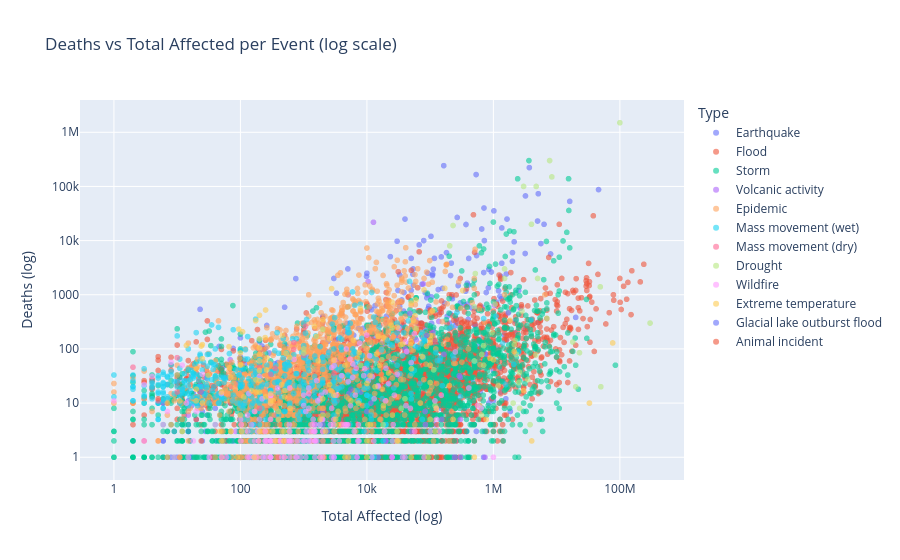

Write notebook code for a chart like this one.
### Markdown cell above
Same we have in our dataset the total of people affected by the event, even if it doesn't end in casualty this is interesting data to have (note that it misses 25% of data, for 1900 - 2026)

### Code cell
scatter_df = df[['disaster_type', 'deaths', 'total_affected', 'country', 'year']].dropna()
scatter_df = scatter_df[(scatter_df['deaths'] > 0) & (scatter_df['total_affected'] > 0)]

fig = px.scatter(
    scatter_df, x='total_affected', y='deaths', color='disaster_type',
    hover_data=['country', 'year'], log_x=True, log_y=True,
    title='Deaths vs Total Affected per Event (log scale)',
    labels={'total_affected': 'Total Affected (log)', 'deaths': 'Deaths (log)', 'disaster_type': 'Type'},
    opacity=0.6
)
fig.show()

### Figure 1 — Plotly figure (JSON) as saved in the notebook; plotly's stock layout.template omitted (floating-point values rounded to 4 significant figures; data arrays with more than 128 entries replaced by an {"elided": "..."} marker saying what was removed)
{"data": [{"customdata": {"elided": "905x2 mixed values"}, "hovertemplate": "Type=Earthquake<br>Total Affected (log)=%{x}<br>Deaths (log)=%{y}<br>country=%{customdata[0]}<br>year=%{customdata[1]}<extra></extra>", "legendgroup": "Earthquake", "marker": {"color": "#636efa", "opacity": 0.6, "symbol": "circle"}, "mode": "markers", "name": "Earthquake", "showlegend": true, "type": "scattergl", "x": {"elided": "905 float values"}, "xaxis": "x", "y": {"elided": "905 float values"}, "yaxis": "y"}, {"customdata": {"elided": "3839x2 mixed values"}, "hovertemplate": "Type=Flood<br>Total Affected (log)=%{x}<br>Deaths (log)=%{y}<br>country=%{customdata[0]}<br>year=%{customdata[1]}<extra></extra>", "legendgroup": "Flood", "marker": {"color": "#EF553B", "opacity": 0.6, "symbol": "circle"}, "mode": "markers", "name": "Flood", "showlegend": true, "type": "scattergl", "x": {"elided": "3839 float values"}, "xaxis": "x", "y": {"elided": "3839 float values"}, "yaxis": "y"}, {"customdata": {"elided": "2606x2 mixed values"}, "hovertemplate": "Type=Storm<br>Total Affected (log)=%{x}<br>Deaths (log)=%{y}<br>country=%{customdata[0]}<br>year=%{customdata[1]}<extra></extra>", "legendgroup": "Storm", "marker": {"color": "#00cc96", "opacity": 0.6, "symbol": "circle"}, "mode": "markers", "name": "Storm", "showlegend": true, "type": "scattergl", "x": {"elided": "2606 float values"}, "xaxis": "x", "y": {"elided": "2606 float values"}, "yaxis": "y"}, {"customdata": [["Japan", 1952], ["Indonesia", 1963], ["Costa Rica", 1963], ["Chile", 1964], ["Philippines", 1965], ["Indonesia", 1966], ["Indonesia", 1966], ["Philippines", 1968], ["Costa Rica", 1968], ["Ecuador", 1976], ["Democratic Republic of the Congo", 1977], ["Comoros", 1977], ["Japan", 1977], ["Indonesia", 1979], ["Saint Vincent and the Grenadines", 1979], ["Italy", 1979], ["United States of America", 1980], ["Indonesia", 1981], ["Mexico", 1982], ["Indonesia", 1982], ["Colombia", 1985], ["Cameroon", 1986], ["Indonesia", 1988], ["Indonesia", 1990], ["Philippines", 1991], ["Japan", 1991], ["Nicaragua", 1992], ["Philippines", 1993], ["Colombia", 1993], ["Indonesia", 1993], ["Indonesia", 1993], ["Japan", 1993], ["Chile", 1993], ["Indonesia", 1994], ["Papua New Guinea", 1994], ["Indonesia", 1994], ["Papua New Guinea", 1996], ["Indonesia", 1997], ["Montserrat", 1997], ["Indonesia", 2010], ["Colombia", 2008], ["Indonesia", 2011], ["Guatemala", 2018], ["New Zealand", 2019], ["Indonesia", 2023], ["Indonesia", 2024], ["Philippines", 2020], ["Canary Islands", 2021], ["Tonga", 2022], ["Yemen", 2007], ["Democratic Republic of the Congo", 2021], ["Democratic Republic of the Congo", 2002], ["Comoros", 2005], ["Ecuador", 2006], ["Indonesia", 2010], ["Indonesia", 2014], ["Indonesia", 2021], ["Indonesia", 2004], ["El Salvador", 2005], ["Japan", 2014], ["Indonesia", 2014], ["Indonesia", 2018], ["Ethiopia", 2007]], "hovertemplate": "Type=Volcanic activity<br>Total Affected (log)=%{x}<br>Deaths (log)=%{y}<br>country=%{customdata[0]}<br>year=%{customdata[1]}<extra></extra>", "legendgroup": "Volcanic activity", "marker": {"color": "#ab63fa", "opacity": 0.6, "symbol": "circle"}, "mode": "markers", "name": "Volcanic activity", "showlegend": true, "type": "scattergl", "x": [29.0, 78000.0, 5200.0, 2000.0, 58780.0, 5060.0, 42000.0, 51000.0, 15670.0, 25000.0, 60000.0, 25000.0, 10000.0, 28000.0, 20000.0, 24.0, 2500.0, 5000.0, 40500.0, 300000.0, 12700.0, 10440.0, 10000.0, 10260.0, 1036000.0, 10020.0, 300100.0, 165000.0, 6.0, 3012.0, 452.0, 4930.0, 350.0, 2000.0, 152000.0, 2722.0, 1529.0, 3000.0, 4000.0, 137100.0, 8007.0, 2373.0, 1714000.0, 23.0, 87.0, 11510.0, 736800.0, 6888.0, 84180.0, 15.0, 288400.0, 110400.0, 245000.0, 300000.0, 15060.0, 32000.0, 10990.0, 20000.0, 2000.0, 69.0, 83160.0, 47780.0, 2000.0], "xaxis": "x", "y": [29.0, 1584.0, 15.0, 4.0, 355.0, 1000.0, 88.0, 3.0, 87.0, 1.0, 147.0, 1.0, 3.0, 175.0, 2.0, 9.0, 90.0, 192.0, 100.0, 30.0, 21800.0, 1746.0, 7.0, 33.0, 640.0, 43.0, 1.0, 79.0, 10.0, 1.0, 2.0, 1.0, 6.0, 7.0, 5.0, 58.0, 4.0, 1.0, 32.0, 322.0, 16.0, 3.0, 461.0, 21.0, 23.0, 10.0, 1.0, 1.0, 4.0, 6.0, 32.0, 200.0, 1.0, 5.0, 1.0, 32.0, 71.0, 2.0, 2.0, 63.0, 7.0, 453.0, 5.0], "yaxis": "y"}, {"customdata": {"elided": "1125x2 mixed values"}, "hovertemplate": "Type=Epidemic<br>Total Affected (log)=%{x}<br>Deaths (log)=%{y}<br>country=%{customdata[0]}<br>year=%{customdata[1]}<extra></extra>", "legendgroup": "Epidemic", "marker": {"color": "#FFA15A", "opacity": 0.6, "symbol": "circle"}, "mode": "markers", "name": "Epidemic", "showlegend": true, "type": "scattergl", "x": {"elided": "1125 float values"}, "xaxis": "x", "y": {"elided": "1125 float values"}, "yaxis": "y"}, {"customdata": {"elided": "471x2 mixed values"}, "hovertemplate": "Type=Mass movement (wet)<br>Total Affected (log)=%{x}<br>Deaths (log)=%{y}<br>country=%{customdata[0]}<br>year=%{customdata[1]}<extra></extra>", "legendgroup": "Mass movement (wet)", "marker": {"color": "#19d3f3", "opacity": 0.6, "symbol": "circle"}, "mode": "markers", "name": "Mass movement (wet)", "showlegend": true, "type": "scattergl", "x": {"elided": "471 float values"}, "xaxis": "x", "y": {"elided": "471 float values"}, "yaxis": "y"}, {"customdata": [["Canada", 1955], ["Liberia", 1982], ["Indonesia", 1987], ["Papua New Guinea", 1988], ["China", 1990], ["China", 1990], ["Türkiye", 1992], ["Uzbekistan", 1992], ["Egypt", 1993], ["Madagascar", 2024], ["China", 2006], ["China", 2013], ["Guatemala", 2009], ["China", 2004], ["Egypt", 2008], ["Switzerland", 2017]], "hovertemplate": "Type=Mass movement (dry)<br>Total Affected (log)=%{x}<br>Deaths (log)=%{y}<br>country=%{customdata[0]}<br>year=%{customdata[1]}<extra></extra>", "legendgroup": "Mass movement (dry)", "marker": {"color": "#FF6692", "opacity": 0.6, "symbol": "circle"}, "mode": "markers", "name": "Mass movement (dry)", "showlegend": true, "type": "scattergl", "x": [2006.0, 200.0, 701.0, 1000.0, 10.0, 5105.0, 1069.0, 400.0, 300.0, 10.0, 5.0, 2.0, 3028.0, 353.0, 697.0, 200.0], "xaxis": "x", "y": [3.0, 46.0, 131.0, 76.0, 69.0, 4.0, 261.0, 1.0, 34.0, 16.0, 11.0, 46.0, 36.0, 44.0, 98.0, 8.0], "yaxis": "y"}, {"customdata": [["Somalia", 1964], ["Ethiopia", 1965], ["India", 1965], ["Indonesia", 1966], ["Ethiopia", 1973], ["Somalia", 1974], ["Indonesia", 1978], ["Chad", 1981], ["Mozambique", 1981], ["Ethiopia", 1983], ["Sudan", 1983], ["Brazil", 1983], ["Indonesia", 1984], ["Indonesia", 1986], ["Ethiopia", 1987], ["Somalia", 1987], ["India", 1987], ["Mozambique", 1987], ["Madagascar", 1988], ["China", 1988], ["Rwanda", 1989], ["China", 1991], ["Indonesia", 1997], ["Papua New Guinea", 1997], ["Philippines", 1998], ["Pakistan", 1999], ["Paraguay", 1999], ["Argentina", 2019], ["Kenya", 2008], ["Papua New Guinea", 2015], ["Bolivia (Plurinational State of)", 2023], ["Afghanistan", 2000], ["Guatemala", 2001], ["Burundi", 2005], ["Paraguay", 2008], ["India", 2000], ["Malawi", 2002], ["Mozambique", 2003], ["Kenya", 2005], ["Pakistan", 2019], ["Burundi", 1999], ["Kenya", 1999], ["Kenya", 2004], ["China", 2006], ["Somalia", 2010], ["Uganda", 2022], ["Uganda", 2002], ["Mozambique", 2002], ["Uganda", 1999], ["Somalia", 2000]], "hovertemplate": "Type=Drought<br>Total Affected (log)=%{x}<br>Deaths (log)=%{y}<br>country=%{customdata[0]}<br>year=%{customdata[1]}<extra></extra>", "legendgroup": "Drought", "marker": {"color": "#B6E880", "opacity": 0.6, "symbol": "circle"}, "mode": "markers", "name": "Drought", "showlegend": true, "type": "scattergl", "x": [700000.0, 1500000.0, 100000000.0, 204000.0, 3000000.0, 230000.0, 17220.0, 1500000.0, 4750000.0, 7750000.0, 8400000.0, 20000000.0, 2000.0, 1000.0, 7000000.0, 500000.0, 300000000.0, 8000.0, 950000.0, 49000000.0, 60000.0, 5000000.0, 1065000.0, 500000.0, 2600000.0, 2200000.0, 40000.0, 35030.0, 3800000.0, 2520000.0, 2050000.0, 2580000.0, 113600.0, 2150000.0, 18000.0, 50000000.0, 2829000.0, 119500.0, 3500000.0, 4681000.0, 650000.0, 23000000.0, 2300000.0, 18000000.0, 4000000.0, 518000.0, 655000.0, 600000.0, 700000.0, 1200000.0], "xaxis": "x", "y": [50.0, 2000.0, 1500000.0, 8000.0, 100000.0, 19000.0, 63.0, 3000.0, 100000.0, 300000.0, 150000.0, 20.0, 230.0, 84.0, 367.0, 600.0, 300.0, 50.0, 200.0, 1400.0, 237.0, 2000.0, 672.0, 60.0, 8.0, 143.0, 12.0, 8.0, 4.0, 24.0, 10.0, 37.0, 41.0, 120.0, 4.0, 20.0, 500.0, 9.0, 27.0, 77.0, 6.0, 85.0, 80.0, 134.0, 20000.0, 2465.0, 79.0, 9.0, 115.0, 21.0], "yaxis": "y"}, {"customdata": {"elided": "184x2 mixed values"}, "hovertemplate": "Type=Wildfire<br>Total Affected (log)=%{x}<br>Deaths (log)=%{y}<br>country=%{customdata[0]}<br>year=%{customdata[1]}<extra></extra>", "legendgroup": "Wildfire", "marker": {"color": "#FF97FF", "opacity": 0.6, "symbol": "circle"}, "mode": "markers", "name": "Wildfire", "showlegend": true, "type": "scattergl", "x": {"elided": "184 float values"}, "xaxis": "x", "y": {"elided": "184 float values"}, "yaxis": "y"}, {"customdata": {"elided": "153x2 mixed values"}, "hovertemplate": "Type=Extreme temperature<br>Total Affected (log)=%{x}<br>Deaths (log)=%{y}<br>country=%{customdata[0]}<br>year=%{customdata[1]}<extra></extra>", "legendgroup": "Extreme temperature", "marker": {"color": "#FECB52", "opacity": 0.6, "symbol": "circle"}, "mode": "markers", "name": "Extreme temperature", "showlegend": true, "type": "scattergl", "x": {"elided": "153 float values"}, "xaxis": "x", "y": {"elided": "153 float values"}, "yaxis": "y"}, {"customdata": [["India", 2021], ["India", 2023], ["Nepal", 2025]], "hovertemplate": "Type=Glacial lake outburst flood<br>Total Affected (log)=%{x}<br>Deaths (log)=%{y}<br>country=%{customdata[0]}<br>year=%{customdata[1]}<extra></extra>", "legendgroup": "Glacial lake outburst flood", "marker": {"color": "#636efa", "opacity": 0.6, "symbol": "circle"}, "mode": "markers", "name": "Glacial lake outburst flood", "showlegend": true, "type": "scattergl", "x": [24.0, 88400.0, 5585.0], "xaxis": "x", "y": [16.0, 178.0, 18.0], "yaxis": "y"}, {"customdata": [["Niger", 2014]], "hovertemplate": "Type=Animal incident<br>Total Affected (log)=%{x}<br>Deaths (log)=%{y}<br>country=%{customdata[0]}<br>year=%{customdata[1]}<extra></extra>", "legendgroup": "Animal incident", "marker": {"color": "#EF553B", "opacity": 0.6, "symbol": "circle"}, "mode": "markers", "name": "Animal incident", "showlegend": true, "type": "scattergl", "x": [5.0], "xaxis": "x", "y": [12.0], "yaxis": "y"}], "layout": {"legend": {"title": {"text": "Type"}, "tracegroupgap": 0}, "title": {"text": "Deaths vs Total Affected per Event (log scale)"}, "xaxis": {"anchor": "y", "domain": [0, 1], "title": {"text": "Total Affected (log)"}, "type": "log"}, "yaxis": {"anchor": "x", "domain": [0, 1], "title": {"text": "Deaths (log)"}, "type": "log"}}}
